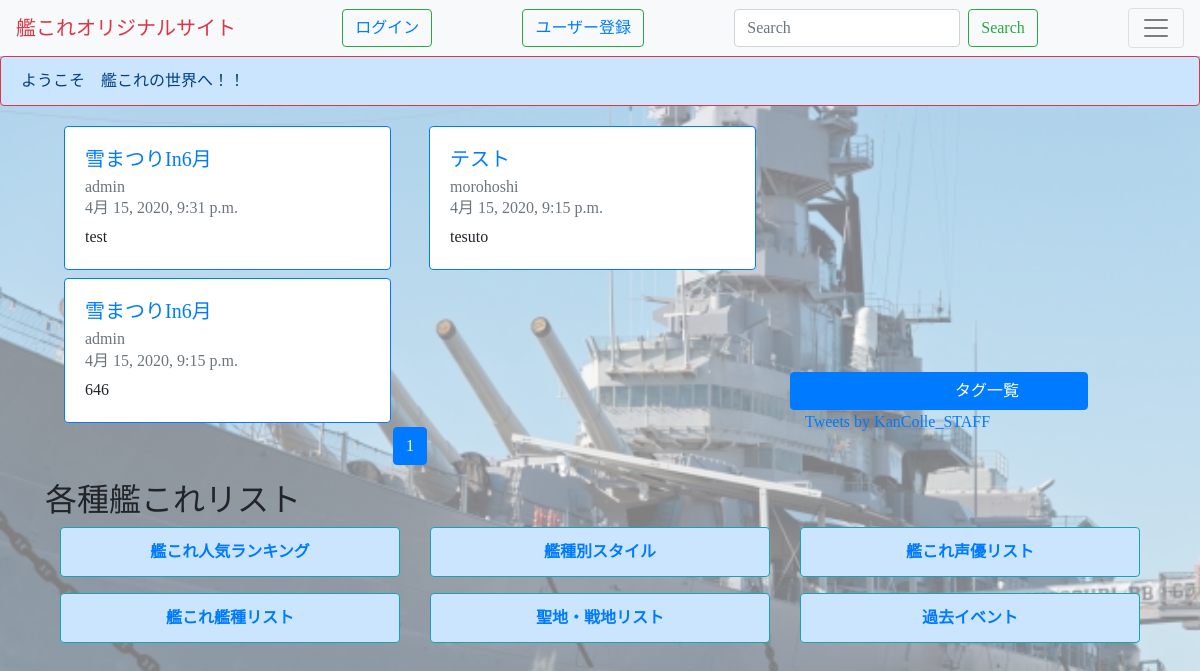
Page /playquestion_list on the committed database.
### polls/models.py (models this page shows)
class PlayQuestion(models.Model):
    user = models.ForeignKey(User,on_delete=models.CASCADE)
    question_text = models.TextField('本文')
    pub_date = models.DateTimeField('date published',default=timezone.now)
    tag = models.ManyToManyField(Tag, verbose_name='タグ', blank=True)
    image = models.ImageField(upload_to='media',blank=True, null=True)
    title = models.CharField(max_length=20)

### polls/views.py (the view)
# urls.py: path('playquestion_list',views.QuestionListView.as_view(),name='question_list'),#質問リスト
class QuestionListView(ListView):
    model = PlayQuestion
    template_name ="polls/question_list.html"
    paginate_by = 8
    def get_queryset(self):
        return super().get_queryset().order_by('-pub_date')
    def get_context_data(self, **kwargs):
        context = super().get_context_data(**kwargs) # はじめに継承元のメソッドを呼び出す
        tag = Tag.objects.all()
        context["tag"] = tag
        return context

### polls/templatetags/md.py (called while the page is built)
@register.filter
def mark_down_to_text(text):
    t = text.replace('#',"")
    t = re.sub("\!\[.*\]\(.*\)",'',t)
    return t

### polls/templates/polls/question_list.html (shortened to what this page needs)
{% extends 'polls/base.html' %}
{% block content %}
{% load md %}
{% load static %}
<body>
    <link rel="stylesheet" type="text/css" href="{% static 'polls/style.css' %}">
{% if playquestion_list %}
<div class="card-group">
    {% for playquestion in playquestion_list %}
        <div class="col-sm-6 col-md-6">
            <div class="card border-primary m-1">
              <div class="card-body">
                <a href="{% url 'question' playquestion.id %}"><h5 class="card-title">{{playquestion.title}}</h5></a>
                <h6 class="card-subtitle mb-2 text-muted">{{playquestion.user.username}}</h6>
                <h6 class="card-subtitle mb-2 text-muted">{{playquestion.pub_date}}</h6>
                <p class="card-text">{{playquestion.question_text| mark_down_to_text |truncatechars:30  }}</p>
              </div>
            </div>
        </div>
    {% endfor %}
</div>
<div class = "container ">
    <div class = "row justify-content-center">
        <ul class="pagination">
            {% for num in page_obj.paginator.page_range %}
                {% if page_obj.number == num %}
                    <li class="page-item active"><a class="page-link" href="#!">{{ num }}</a></li>
                {% else %}
                    <li class="page-item"><a class="page-link" href="?page={{ num }}">{{ num }}</a></li>
                {% endif %}
            {% endfor %}
        </ul>
    </div>
</div>
{% else %}
    <p>No polls are available.</p>
{% endif %}
</body>
{% endblock %}

### polls/static/polls/style.css (style rules this page uses)
li a { color: green; }
body { background-image:url("images/9300b46ef0c34f2cccaa72ff57401008_s.jpg"); background-color: rgba(255,255,255,0.5); background-blend-mode:lighten; background-size: 100%; background-repeat: no-repeat; background-attachment: fixed; font-family:"Yu Gothic", "游ゴシック", YuGothic, "游ゴシック体"; }

### rows in the picture
PlayQuestion: title "雪まつりIn6月", user.username "admin", pub_date "4月 15, 2020, 9:31 p.m.", question_text|mark_down_to_text "test"
PlayQuestion: title "テスト", user.username "morohoshi", pub_date "4月 15, 2020, 9:15 p.m.", question_text|mark_down_to_text "tesuto"
PlayQuestion: title "雪まつりIn6月", user.username "admin", pub_date "4月 15, 2020, 9:15 p.m.", question_text|mark_down_to_text "646"

### other values in the picture
{{ num }} "1"
